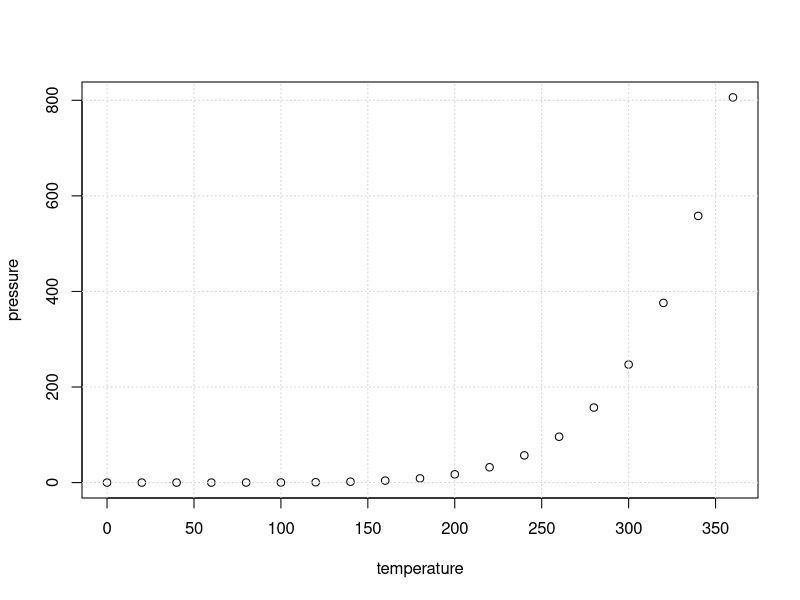

Here is the R script that generated this plot:
# pressure dataset을 로드한다. data()라는 명령어를 통해 data들을 찾고 받아올수 있음
data("pressure")
# pressure 데이터의 앞 6개 행을 출력해준다.
# 데이터가 너무 많은 경우 head()함수 이용
print(head(pressure))
plot(pressure)
grid()
